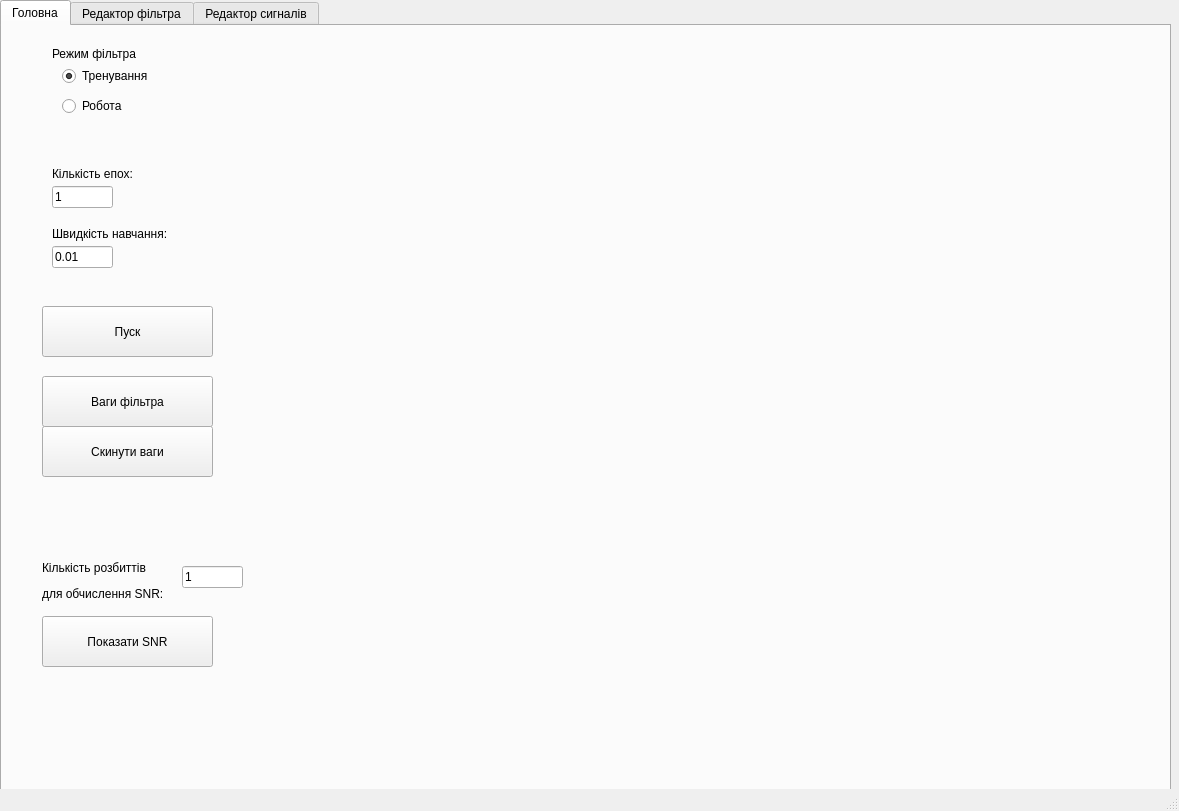
<?xml version="1.0" encoding="UTF-8"?>
<ui version="4.0">
 <class>MainWindow</class>
 <widget class="QMainWindow" name="MainWindow">
  <property name="geometry">
   <rect>
    <x>0</x>
    <y>0</y>
    <width>1179</width>
    <height>811</height>
   </rect>
  </property>
  <property name="windowTitle">
   <string>MainWindow</string>
  </property>
  <widget class="QWidget" name="centralwidget">
   <widget class="QTabWidget" name="tabWidget_app">
    <property name="geometry">
     <rect>
      <x>0</x>
      <y>0</y>
      <width>1171</width>
      <height>811</height>
     </rect>
    </property>
    <property name="currentIndex">
     <number>0</number>
    </property>
    <widget class="QWidget" name="tab_main">
     <attribute name="title">
      <string>Головна</string>
     </attribute>
     <widget class="QLabel" name="label_mode">
      <property name="geometry">
       <rect>
        <x>50</x>
        <y>20</y>
        <width>101</width>
        <height>16</height>
       </rect>
      </property>
      <property name="text">
       <string>Режим фільтра</string>
      </property>
     </widget>
     <widget class="QRadioButton" name="radioButton_train">
      <property name="geometry">
       <rect>
        <x>60</x>
        <y>40</y>
        <width>95</width>
        <height>20</height>
       </rect>
      </property>
      <property name="text">
       <string>Тренування</string>
      </property>
      <property name="checked">
       <bool>true</bool>
      </property>
     </widget>
     <widget class="QRadioButton" name="radioButton_inference">
      <property name="geometry">
       <rect>
        <x>60</x>
        <y>70</y>
        <width>95</width>
        <height>20</height>
       </rect>
      </property>
      <property name="text">
       <string>Робота</string>
      </property>
     </widget>
     <widget class="QPushButton" name="pushButton_launch">
      <property name="geometry">
       <rect>
        <x>40</x>
        <y>280</y>
        <width>171</width>
        <height>51</height>
       </rect>
      </property>
      <property name="text">
       <string>Пуск</string>
      </property>
     </widget>
     <widget class="QLabel" name="label_epoch">
      <property name="geometry">
       <rect>
        <x>50</x>
        <y>140</y>
        <width>101</width>
        <height>16</height>
       </rect>
      </property>
      <property name="text">
       <string>Кількість епох:</string>
      </property>
     </widget>
     <widget class="QLabel" name="label_learning_rate">
      <property name="geometry">
       <rect>
        <x>50</x>
        <y>200</y>
        <width>131</width>
        <height>16</height>
       </rect>
      </property>
      <property name="text">
       <string>Швидкість навчання:</string>
      </property>
     </widget>
     <widget class="QLineEdit" name="lineEdit_epoch">
      <property name="geometry">
       <rect>
        <x>50</x>
        <y>160</y>
        <width>61</width>
        <height>22</height>
       </rect>
      </property>
      <property name="text">
       <string>1</string>
      </property>
     </widget>
     <widget class="QLineEdit" name="lineEdit_learning_rate">
      <property name="geometry">
       <rect>
        <x>50</x>
        <y>220</y>
        <width>61</width>
        <height>22</height>
       </rect>
      </property>
      <property name="text">
       <string>0.01</string>
      </property>
     </widget>
     <widget class="QPushButton" name="pushButton_reset_weights">
      <property name="geometry">
       <rect>
        <x>40</x>
        <y>400</y>
        <width>171</width>
        <height>51</height>
       </rect>
      </property>
      <property name="text">
       <string>Скинути ваги</string>
      </property>
     </widget>
     <widget class="QPushButton" name="pushButton_show_weights">
      <property name="geometry">
       <rect>
        <x>40</x>
        <y>350</y>
        <width>171</width>
        <height>51</height>
       </rect>
      </property>
      <property name="text">
       <string>Ваги фільтра</string>
      </property>
     </widget>
     <widget class="MplWidget" name="MplWidget_main" native="true">
      <property name="geometry">
       <rect>
        <x>290</x>
        <y>10</y>
        <width>871</width>
        <height>721</height>
       </rect>
      </property>
     </widget>
     <widget class="QPushButton" name="pushButton_show_snr">
      <property name="geometry">
       <rect>
        <x>40</x>
        <y>590</y>
        <width>171</width>
        <height>51</height>
       </rect>
      </property>
      <property name="text">
       <string>Показати SNR</string>
      </property>
     </widget>
     <widget class="QLineEdit" name="lineEdit_snr_splits">
      <property name="geometry">
       <rect>
        <x>180</x>
        <y>540</y>
        <width>61</width>
        <height>22</height>
       </rect>
      </property>
      <property name="text">
       <string>1</string>
      </property>
     </widget>
     <widget class="QLabel" name="label_snr_splits">
      <property name="geometry">
       <rect>
        <x>40</x>
        <y>530</y>
        <width>131</width>
        <height>51</height>
       </rect>
      </property>
      <property name="text">
       <string>&lt;html&gt;&lt;head/&gt;&lt;body&gt;&lt;p&gt;Кількість розбиттів &lt;/p&gt;&lt;p&gt;для обчислення SNR:&lt;/p&gt;&lt;/body&gt;&lt;/html&gt;</string>
      </property>
     </widget>
    </widget>
    <widget class="QWidget" name="tab_filter">
     <attribute name="title">
      <string>Редактор фільтра</string>
     </attribute>
     <widget class="QPushButton" name="pushButton_add_weight">
      <property name="geometry">
       <rect>
        <x>40</x>
        <y>200</y>
        <width>151</width>
        <height>51</height>
       </rect>
      </property>
      <property name="text">
       <string>Додати вагу</string>
      </property>
     </widget>
     <widget class="QCheckBox" name="checkBox_random_value">
      <property name="geometry">
       <rect>
        <x>40</x>
        <y>40</y>
        <width>221</width>
        <height>31</height>
       </rect>
      </property>
      <property name="text">
       <string>Випадкове початкове значення</string>
      </property>
     </widget>
     <widget class="QLineEdit" name="lineEdit_initial_value">
      <property name="geometry">
       <rect>
        <x>170</x>
        <y>80</y>
        <width>81</width>
        <height>22</height>
       </rect>
      </property>
      <property name="text">
       <string>0.1</string>
      </property>
     </widget>
     <widget class="QLabel" name="label_initial_value">
      <property name="geometry">
       <rect>
        <x>40</x>
        <y>80</y>
        <width>131</width>
        <height>20</height>
       </rect>
      </property>
      <property name="text">
       <string>Початкове значення:</string>
      </property>
     </widget>
     <widget class="QPushButton" name="pushButton_delete_weight">
      <property name="geometry">
       <rect>
        <x>40</x>
        <y>530</y>
        <width>111</width>
        <height>51</height>
       </rect>
      </property>
      <property name="text">
       <string>Видалити вагу</string>
      </property>
     </widget>
     <widget class="QLineEdit" name="lineEdit_weight_number">
      <property name="geometry">
       <rect>
        <x>170</x>
        <y>440</y>
        <width>81</width>
        <height>22</height>
       </rect>
      </property>
      <property name="text">
       <string>0</string>
      </property>
     </widget>
     <widget class="QLabel" name="label_weight_number">
      <property name="geometry">
       <rect>
        <x>40</x>
        <y>440</y>
        <width>131</width>
        <height>20</height>
       </rect>
      </property>
      <property name="text">
       <string>Номер ваги:</string>
      </property>
     </widget>
     <widget class="QPushButton" name="pushButton_turn_off_weight">
      <property name="geometry">
       <rect>
        <x>150</x>
        <y>530</y>
        <width>121</width>
        <height>51</height>
       </rect>
      </property>
      <property name="text">
       <string>Відключити вагу</string>
      </property>
     </widget>
     <widget class="QGroupBox" name="groupBox_delete_weight">
      <property name="geometry">
       <rect>
        <x>40</x>
        <y>469</y>
        <width>121</width>
        <height>51</height>
       </rect>
      </property>
      <property name="title">
       <string/>
      </property>
      <widget class="QRadioButton" name="radioButton_in_signal_remove">
       <property name="geometry">
        <rect>
         <x>0</x>
         <y>0</y>
         <width>121</width>
         <height>20</height>
        </rect>
       </property>
       <property name="autoFillBackground">
        <bool>false</bool>
       </property>
       <property name="text">
        <string>Вхідний сигнал</string>
       </property>
       <property name="checked">
        <bool>true</bool>
       </property>
      </widget>
      <widget class="QRadioButton" name="radioButton_out_signal_delete">
       <property name="geometry">
        <rect>
         <x>0</x>
         <y>30</y>
         <width>121</width>
         <height>20</height>
        </rect>
       </property>
       <property name="text">
        <string>Вихідний сигнал</string>
       </property>
      </widget>
     </widget>
     <widget class="QGroupBox" name="groupBox_add_weight">
      <property name="geometry">
       <rect>
        <x>40</x>
        <y>130</y>
        <width>121</width>
        <height>51</height>
       </rect>
      </property>
      <property name="title">
       <string/>
      </property>
      <widget class="QRadioButton" name="radioButton_in_signal_add">
       <property name="geometry">
        <rect>
         <x>0</x>
         <y>0</y>
         <width>121</width>
         <height>20</height>
        </rect>
       </property>
       <property name="autoFillBackground">
        <bool>false</bool>
       </property>
       <property name="text">
        <string>Вхідний сигнал</string>
       </property>
       <property name="checked">
        <bool>true</bool>
       </property>
      </widget>
      <widget class="QRadioButton" name="radioButton_out_signal_add">
       <property name="geometry">
        <rect>
         <x>0</x>
         <y>30</y>
         <width>121</width>
         <height>20</height>
        </rect>
       </property>
       <property name="text">
        <string>Вихідний сигнал</string>
       </property>
      </widget>
     </widget>
     <widget class="QPushButton" name="pushButton_load_filter">
      <property name="geometry">
       <rect>
        <x>150</x>
        <y>660</y>
        <width>121</width>
        <height>51</height>
       </rect>
      </property>
      <property name="text">
       <string>Завантажити</string>
      </property>
     </widget>
     <widget class="QPushButton" name="pushButton_save_filter">
      <property name="geometry">
       <rect>
        <x>40</x>
        <y>660</y>
        <width>111</width>
        <height>51</height>
       </rect>
      </property>
      <property name="text">
       <string>Зберегти</string>
      </property>
     </widget>
     <widget class="MplWidget" name="MplWidget_afc" native="true">
      <property name="geometry">
       <rect>
        <x>290</x>
        <y>370</y>
        <width>871</width>
        <height>361</height>
       </rect>
      </property>
     </widget>
     <widget class="MplWidget" name="MplWidget_ic" native="true">
      <property name="geometry">
       <rect>
        <x>290</x>
        <y>10</y>
        <width>871</width>
        <height>361</height>
       </rect>
      </property>
     </widget>
     <widget class="QPushButton" name="pushButton_refresh_graph">
      <property name="geometry">
       <rect>
        <x>40</x>
        <y>270</y>
        <width>151</width>
        <height>51</height>
       </rect>
      </property>
      <property name="text">
       <string>Оновити 
характеристики</string>
      </property>
     </widget>
     <zorder>groupBox_add_weight</zorder>
     <zorder>groupBox_delete_weight</zorder>
     <zorder>pushButton_add_weight</zorder>
     <zorder>checkBox_random_value</zorder>
     <zorder>lineEdit_initial_value</zorder>
     <zorder>label_initial_value</zorder>
     <zorder>pushButton_delete_weight</zorder>
     <zorder>lineEdit_weight_number</zorder>
     <zorder>label_weight_number</zorder>
     <zorder>pushButton_turn_off_weight</zorder>
     <zorder>pushButton_load_filter</zorder>
     <zorder>pushButton_save_filter</zorder>
     <zorder>MplWidget_afc</zorder>
     <zorder>MplWidget_ic</zorder>
     <zorder>pushButton_refresh_graph</zorder>
    </widget>
    <widget class="QWidget" name="tab_signal">
     <attribute name="title">
      <string>Редактор сигналів</string>
     </attribute>
     <widget class="QPushButton" name="pushButton_reset">
      <property name="geometry">
       <rect>
        <x>70</x>
        <y>570</y>
        <width>161</width>
        <height>51</height>
       </rect>
      </property>
      <property name="text">
       <string>Очистити</string>
      </property>
     </widget>
     <widget class="QPushButton" name="pushButton_load_signal">
      <property name="geometry">
       <rect>
        <x>150</x>
        <y>660</y>
        <width>121</width>
        <height>51</height>
       </rect>
      </property>
      <property name="text">
       <string>Завантажити</string>
      </property>
     </widget>
     <widget class="QLineEdit" name="lineEdit_point_n">
      <property name="geometry">
       <rect>
        <x>150</x>
        <y>40</y>
        <width>111</width>
        <height>22</height>
       </rect>
      </property>
      <property name="text">
       <string>1000</string>
      </property>
     </widget>
     <widget class="QLabel" name="label_point_n">
      <property name="geometry">
       <rect>
        <x>38</x>
        <y>40</y>
        <width>71</width>
        <height>16</height>
       </rect>
      </property>
      <property name="text">
       <string>К-ть точок:</string>
      </property>
     </widget>
     <widget class="QTabWidget" name="tabWidget_signal_edit">
      <property name="geometry">
       <rect>
        <x>30</x>
        <y>290</y>
        <width>251</width>
        <height>271</height>
       </rect>
      </property>
      <property name="palette">
       <palette>
        <active>
         <colorrole role="Base">
          <brush brushstyle="SolidPattern">
           <color alpha="255">
            <red>255</red>
            <green>237</green>
            <blue>226</blue>
           </color>
          </brush>
         </colorrole>
        </active>
        <inactive>
         <colorrole role="Base">
          <brush brushstyle="SolidPattern">
           <color alpha="255">
            <red>255</red>
            <green>237</green>
            <blue>226</blue>
           </color>
          </brush>
         </colorrole>
        </inactive>
        <disabled>
         <colorrole role="Base">
          <brush brushstyle="SolidPattern">
           <color alpha="255">
            <red>240</red>
            <green>240</green>
            <blue>240</blue>
           </color>
          </brush>
         </colorrole>
        </disabled>
       </palette>
      </property>
      <property name="currentIndex">
       <number>0</number>
      </property>
      <widget class="QWidget" name="tab_sine">
       <attribute name="title">
        <string>Синусоїда</string>
       </attribute>
       <widget class="QLabel" name="label_22">
        <property name="geometry">
         <rect>
          <x>118</x>
          <y>50</y>
          <width>21</width>
          <height>16</height>
         </rect>
        </property>
        <property name="text">
         <string>x2=</string>
        </property>
       </widget>
       <widget class="QLabel" name="label_23">
        <property name="geometry">
         <rect>
          <x>8</x>
          <y>20</y>
          <width>91</width>
          <height>16</height>
         </rect>
        </property>
        <property name="text">
         <string>Межі генерації:</string>
        </property>
       </widget>
       <widget class="QLabel" name="label_24">
        <property name="geometry">
         <rect>
          <x>118</x>
          <y>20</y>
          <width>21</width>
          <height>16</height>
         </rect>
        </property>
        <property name="text">
         <string>x1=</string>
        </property>
       </widget>
       <widget class="QLineEdit" name="lineEdit_x1_sine">
        <property name="geometry">
         <rect>
          <x>140</x>
          <y>20</y>
          <width>91</width>
          <height>22</height>
         </rect>
        </property>
        <property name="text">
         <string>0</string>
        </property>
       </widget>
       <widget class="QLineEdit" name="lineEdit_x2_sine">
        <property name="geometry">
         <rect>
          <x>140</x>
          <y>50</y>
          <width>91</width>
          <height>22</height>
         </rect>
        </property>
        <property name="text">
         <string>5</string>
        </property>
       </widget>
       <widget class="QPushButton" name="pushButton_add_sine">
        <property name="geometry">
         <rect>
          <x>60</x>
          <y>190</y>
          <width>121</width>
          <height>51</height>
         </rect>
        </property>
        <property name="text">
         <string>Додати</string>
        </property>
       </widget>
       <widget class="QLabel" name="label_25">
        <property name="geometry">
         <rect>
          <x>10</x>
          <y>90</y>
          <width>91</width>
          <height>16</height>
         </rect>
        </property>
        <property name="text">
         <string>Частота:</string>
        </property>
       </widget>
       <widget class="QLabel" name="label_26">
        <property name="geometry">
         <rect>
          <x>10</x>
          <y>120</y>
          <width>91</width>
          <height>16</height>
         </rect>
        </property>
        <property name="text">
         <string>Амплітуда:</string>
        </property>
       </widget>
       <widget class="QLabel" name="label_27">
        <property name="geometry">
         <rect>
          <x>10</x>
          <y>150</y>
          <width>91</width>
          <height>16</height>
         </rect>
        </property>
        <property name="text">
         <string>Фаза:</string>
        </property>
       </widget>
       <widget class="QLineEdit" name="lineEdit_frequency_sine">
        <property name="geometry">
         <rect>
          <x>142</x>
          <y>90</y>
          <width>91</width>
          <height>22</height>
         </rect>
        </property>
        <property name="text">
         <string>1</string>
        </property>
       </widget>
       <widget class="QLabel" name="label_28">
        <property name="geometry">
         <rect>
          <x>120</x>
          <y>90</y>
          <width>21</width>
          <height>16</height>
         </rect>
        </property>
        <property name="text">
         <string>𝜈=</string>
        </property>
       </widget>
       <widget class="QLineEdit" name="lineEdit_amplitude_sine">
        <property name="geometry">
         <rect>
          <x>142</x>
          <y>120</y>
          <width>91</width>
          <height>22</height>
         </rect>
        </property>
        <property name="text">
         <string>1</string>
        </property>
       </widget>
       <widget class="QLabel" name="label_29">
        <property name="geometry">
         <rect>
          <x>120</x>
          <y>120</y>
          <width>21</width>
          <height>16</height>
         </rect>
        </property>
        <property name="text">
         <string>А=</string>
        </property>
       </widget>
       <widget class="QLineEdit" name="lineEdit_phase_sine">
        <property name="geometry">
         <rect>
          <x>142</x>
          <y>150</y>
          <width>91</width>
          <height>22</height>
         </rect>
        </property>
        <property name="text">
         <string>0</string>
        </property>
       </widget>
       <widget class="QLabel" name="label_30">
        <property name="geometry">
         <rect>
          <x>120</x>
          <y>150</y>
          <width>21</width>
          <height>20</height>
         </rect>
        </property>
        <property name="text">
         <string>φ=</string>
        </property>
       </widget>
      </widget>
      <widget class="QWidget" name="tab_line">
       <attribute name="title">
        <string>Лінія</string>
       </attribute>
       <widget class="QLabel" name="label_19">
        <property name="geometry">
         <rect>
          <x>118</x>
          <y>60</y>
          <width>21</width>
          <height>16</height>
         </rect>
        </property>
        <property name="text">
         <string>x2=</string>
        </property>
       </widget>
       <widget class="QLabel" name="label_20">
        <property name="geometry">
         <rect>
          <x>8</x>
          <y>30</y>
          <width>91</width>
          <height>16</height>
         </rect>
        </property>
        <property name="text">
         <string>Межі генерації:</string>
        </property>
       </widget>
       <widget class="QLabel" name="label_21">
        <property name="geometry">
         <rect>
          <x>118</x>
          <y>30</y>
          <width>21</width>
          <height>16</height>
         </rect>
        </property>
        <property name="text">
         <string>x1=</string>
        </property>
       </widget>
       <widget class="QLineEdit" name="lineEdit_x1_line">
        <property name="geometry">
         <rect>
          <x>140</x>
          <y>30</y>
          <width>91</width>
          <height>22</height>
         </rect>
        </property>
        <property name="text">
         <string>0</string>
        </property>
       </widget>
       <widget class="QLineEdit" name="lineEdit_x2_line">
        <property name="geometry">
         <rect>
          <x>140</x>
          <y>60</y>
          <width>91</width>
          <height>22</height>
         </rect>
        </property>
        <property name="text">
         <string>5</string>
        </property>
       </widget>
       <widget class="QPushButton" name="pushButton_add_line">
        <property name="geometry">
         <rect>
          <x>60</x>
          <y>180</y>
          <width>121</width>
          <height>51</height>
         </rect>
        </property>
        <property name="text">
         <string>Додати</string>
        </property>
       </widget>
       <widget class="QLineEdit" name="lineEdit_b_line">
        <property name="geometry">
         <rect>
          <x>142</x>
          <y>110</y>
          <width>91</width>
          <height>22</height>
         </rect>
        </property>
        <property name="text">
         <string>1</string>
        </property>
       </widget>
       <widget class="QLabel" name="label_33">
        <property name="geometry">
         <rect>
          <x>120</x>
          <y>110</y>
          <width>21</width>
          <height>16</height>
         </rect>
        </property>
        <property name="text">
         <string>b=</string>
        </property>
       </widget>
       <widget class="QLabel" name="label_34">
        <property name="geometry">
         <rect>
          <x>10</x>
          <y>110</y>
          <width>91</width>
          <height>16</height>
         </rect>
        </property>
        <property name="text">
         <string>Зміщення:</string>
        </property>
       </widget>
       <widget class="QLineEdit" name="lineEdit_k_line">
        <property name="geometry">
         <rect>
          <x>142</x>
          <y>140</y>
          <width>91</width>
          <height>22</height>
         </rect>
        </property>
        <property name="text">
         <string>1</string>
        </property>
       </widget>
       <widget class="QLabel" name="label_35">
        <property name="geometry">
         <rect>
          <x>120</x>
          <y>140</y>
          <width>21</width>
          <height>16</height>
         </rect>
        </property>
        <property name="text">
         <string>k=</string>
        </property>
       </widget>
       <widget class="QLabel" name="label_36">
        <property name="geometry">
         <rect>
          <x>10</x>
          <y>140</y>
          <width>91</width>
          <height>16</height>
         </rect>
        </property>
        <property name="text">
         <string>Нахил:</string>
        </property>
       </widget>
      </widget>
      <widget class="QWidget" name="tab_noise">
       <attribute name="title">
        <string>Білий шум</string>
       </attribute>
       <widget class="QLabel" name="label_5">
        <property name="geometry">
         <rect>
          <x>118</x>
          <y>60</y>
          <width>21</width>
          <height>16</height>
         </rect>
        </property>
        <property name="text">
         <string>x2=</string>
        </property>
       </widget>
       <widget class="QLabel" name="label_3">
        <property name="geometry">
         <rect>
          <x>8</x>
          <y>30</y>
          <width>91</width>
          <height>16</height>
         </rect>
        </property>
        <property name="text">
         <string>Межі генерації:</string>
        </property>
       </widget>
       <widget class="QLabel" name="label_4">
        <property name="geometry">
         <rect>
          <x>118</x>
          <y>30</y>
          <width>21</width>
          <height>16</height>
         </rect>
        </property>
        <property name="text">
         <string>x1=</string>
        </property>
       </widget>
       <widget class="QLineEdit" name="lineEdit_x1_noise">
        <property name="geometry">
         <rect>
          <x>140</x>
          <y>30</y>
          <width>91</width>
          <height>22</height>
         </rect>
        </property>
        <property name="text">
         <string>0</string>
        </property>
       </widget>
       <widget class="QLineEdit" name="lineEdit_x2_noise">
        <property name="geometry">
         <rect>
          <x>140</x>
          <y>60</y>
          <width>91</width>
          <height>22</height>
         </rect>
        </property>
        <property name="text">
         <string>5</string>
        </property>
       </widget>
       <widget class="QPushButton" name="pushButton_add_noise">
        <property name="geometry">
         <rect>
          <x>60</x>
          <y>180</y>
          <width>121</width>
          <height>51</height>
         </rect>
        </property>
        <property name="text">
         <string>Додати</string>
        </property>
       </widget>
       <widget class="QLineEdit" name="lineEdit_amplitude_noise">
        <property name="geometry">
         <rect>
          <x>142</x>
          <y>120</y>
          <width>91</width>
          <height>22</height>
         </rect>
        </property>
        <property name="text">
         <string>1</string>
        </property>
       </widget>
       <widget class="QLabel" name="label_31">
        <property name="geometry">
         <rect>
          <x>120</x>
          <y>120</y>
          <width>21</width>
          <height>16</height>
         </rect>
        </property>
        <property name="text">
         <string>А=</string>
        </property>
       </widget>
       <widget class="QLabel" name="label_32">
        <property name="geometry">
         <rect>
          <x>10</x>
          <y>120</y>
          <width>91</width>
          <height>16</height>
         </rect>
        </property>
        <property name="text">
         <string>Амплітуда:</string>
        </property>
       </widget>
      </widget>
     </widget>
     <widget class="QLineEdit" name="lineEdit_x1">
      <property name="geometry">
       <rect>
        <x>172</x>
        <y>70</y>
        <width>91</width>
        <height>22</height>
       </rect>
      </property>
      <property name="text">
       <string>0</string>
      </property>
     </widget>
     <widget class="QLabel" name="label_generation_boundaries">
      <property name="geometry">
       <rect>
        <x>40</x>
        <y>70</y>
        <width>91</width>
        <height>16</height>
       </rect>
      </property>
      <property name="text">
       <string>Межі генерації:</string>
      </property>
     </widget>
     <widget class="QLineEdit" name="lineEdit_x2">
      <property name="geometry">
       <rect>
        <x>172</x>
        <y>100</y>
        <width>91</width>
        <height>22</height>
       </rect>
      </property>
      <property name="text">
       <string>5</string>
      </property>
     </widget>
     <widget class="QLabel" name="label_x2">
      <property name="geometry">
       <rect>
        <x>150</x>
        <y>100</y>
        <width>21</width>
        <height>16</height>
       </rect>
      </property>
      <property name="text">
       <string>x2=</string>
      </property>
     </widget>
     <widget class="QLabel" name="label_x1">
      <property name="geometry">
       <rect>
        <x>150</x>
        <y>70</y>
        <width>21</width>
        <height>16</height>
       </rect>
      </property>
      <property name="text">
       <string>x1=</string>
      </property>
     </widget>
     <widget class="QPushButton" name="pushButton_signal_generate">
      <property name="geometry">
       <rect>
        <x>70</x>
        <y>130</y>
        <width>161</width>
        <height>51</height>
       </rect>
      </property>
      <property name="text">
       <string>Згенерувати</string>
      </property>
     </widget>
     <widget class="QLabel" name="label_editing">
      <property name="geometry">
       <rect>
        <x>30</x>
        <y>200</y>
        <width>91</width>
        <height>16</height>
       </rect>
      </property>
      <property name="text">
       <string>Редагування:</string>
      </property>
     </widget>
     <widget class="QRadioButton" name="radioButton_clean_signal">
      <property name="geometry">
       <rect>
        <x>30</x>
        <y>220</y>
        <width>131</width>
        <height>20</height>
       </rect>
      </property>
      <property name="text">
       <string>Чистого сигналу</string>
      </property>
      <property name="checked">
       <bool>true</bool>
      </property>
     </widget>
     <widget class="QRadioButton" name="radioButton_noised_signal">
      <property name="geometry">
       <rect>
        <x>30</x>
        <y>250</y>
        <width>161</width>
        <height>20</height>
       </rect>
      </property>
      <property name="text">
       <string>Зашумленого сигналу</string>
      </property>
     </widget>
     <widget class="QPushButton" name="pushButton_save_signal">
      <property name="geometry">
       <rect>
        <x>30</x>
        <y>660</y>
        <width>121</width>
        <height>51</height>
       </rect>
      </property>
      <property name="text">
       <string>Зберегти</string>
      </property>
     </widget>
     <widget class="MplWidget" name="MplWidget_signal" native="true">
      <property name="geometry">
       <rect>
        <x>290</x>
        <y>10</y>
        <width>871</width>
        <height>721</height>
       </rect>
      </property>
     </widget>
    </widget>
   </widget>
  </widget>
  <widget class="QMenuBar" name="menubar">
   <property name="geometry">
    <rect>
     <x>0</x>
     <y>0</y>
     <width>1179</width>
     <height>26</height>
    </rect>
   </property>
  </widget>
  <widget class="QStatusBar" name="statusbar"/>
 </widget>
 <customwidgets>
  <customwidget>
   <class>MplWidget</class>
   <extends>QWidget</extends>
   <header>mplwidget.h</header>
   <container>1</container>
  </customwidget>
 </customwidgets>
 <resources/>
 <connections/>
</ui>
